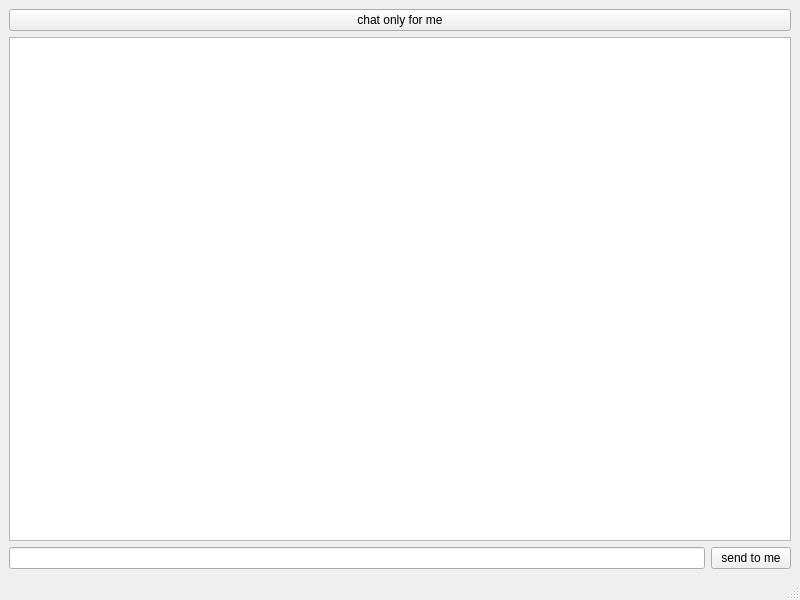
<?xml version="1.0" encoding="UTF-8"?>
<ui version="4.0">
 <class>MainWindow</class>
 <widget class="QMainWindow" name="MainWindow">
  <property name="geometry">
   <rect>
    <x>0</x>
    <y>0</y>
    <width>800</width>
    <height>600</height>
   </rect>
  </property>
  <property name="windowTitle">
   <string>myChat</string>
  </property>
  <widget class="QWidget" name="centralwidget">
   <layout class="QHBoxLayout" name="horizontalLayout">
    <item>
     <layout class="QVBoxLayout" name="verticalLayout_2">
      <item>
       <widget class="QPushButton" name="chatOnlyForMe">
        <property name="text">
         <string>chat only for me</string>
        </property>
       </widget>
      </item>
      <item>
       <widget class="QTableWidget" name="tableWidget">
        <property name="lineWidth">
         <number>3</number>
        </property>
        <property name="midLineWidth">
         <number>4</number>
        </property>
        <property name="horizontalScrollBarPolicy">
         <enum>Qt::ScrollBarAlwaysOff</enum>
        </property>
        <property name="showGrid">
         <bool>true</bool>
        </property>
        <property name="wordWrap">
         <bool>false</bool>
        </property>
        <property name="cornerButtonEnabled">
         <bool>false</bool>
        </property>
        <property name="rowCount">
         <number>0</number>
        </property>
        <property name="columnCount">
         <number>2</number>
        </property>
        <attribute name="horizontalHeaderVisible">
         <bool>false</bool>
        </attribute>
        <attribute name="horizontalHeaderHighlightSections">
         <bool>false</bool>
        </attribute>
        <attribute name="verticalHeaderVisible">
         <bool>false</bool>
        </attribute>
        <column/>
        <column/>
       </widget>
      </item>
      <item>
       <layout class="QHBoxLayout" name="horizontalLayout_2">
        <item>
         <widget class="QLineEdit" name="lineEdit"/>
        </item>
        <item>
         <widget class="QPushButton" name="pushButton">
          <property name="text">
           <string>send to me</string>
          </property>
         </widget>
        </item>
       </layout>
      </item>
     </layout>
    </item>
   </layout>
  </widget>
  <widget class="QStatusBar" name="statusbar"/>
 </widget>
 <resources/>
 <connections/>
</ui>
